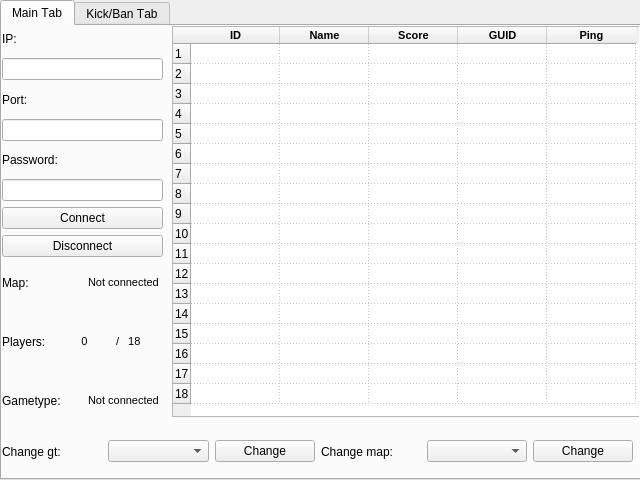
<?xml version="1.0" encoding="UTF-8"?>
<ui version="4.0">
 <class>Form</class>
 <widget class="QWidget" name="Form">
  <property name="geometry">
   <rect>
    <x>0</x>
    <y>0</y>
    <width>640</width>
    <height>480</height>
   </rect>
  </property>
  <property name="sizePolicy">
   <sizepolicy hsizetype="Fixed" vsizetype="Fixed">
    <horstretch>0</horstretch>
    <verstretch>0</verstretch>
   </sizepolicy>
  </property>
  <property name="windowTitle">
   <string>Form</string>
  </property>
  <widget class="QTabWidget" name="tabWidget">
   <property name="geometry">
    <rect>
     <x>0</x>
     <y>0</y>
     <width>641</width>
     <height>480</height>
    </rect>
   </property>
   <property name="font">
    <font>
     <weight>50</weight>
     <bold>false</bold>
     <kerning>false</kerning>
    </font>
   </property>
   <property name="mouseTracking">
    <bool>false</bool>
   </property>
   <property name="currentIndex">
    <number>0</number>
   </property>
   <widget class="QWidget" name="tab_7">
    <attribute name="title">
     <string>Main Tab</string>
    </attribute>
    <widget class="QWidget" name="verticalLayoutWidget_4">
     <property name="geometry">
      <rect>
       <x>0</x>
       <y>410</y>
       <width>631</width>
       <height>31</height>
      </rect>
     </property>
     <layout class="QHBoxLayout" name="horizontalLayout_5">
      <item>
       <layout class="QHBoxLayout" name="horizontalLayout_7">
        <item>
         <widget class="QLabel" name="label_12">
          <property name="text">
           <string>Change gt:</string>
          </property>
         </widget>
        </item>
        <item>
         <widget class="QComboBox" name="listGAMETYPES">
          <property name="sizePolicy">
           <sizepolicy hsizetype="Preferred" vsizetype="Fixed">
            <horstretch>0</horstretch>
            <verstretch>0</verstretch>
           </sizepolicy>
          </property>
         </widget>
        </item>
        <item>
         <widget class="QPushButton" name="pushButtonCHANGEGT">
          <property name="text">
           <string>Change</string>
          </property>
         </widget>
        </item>
       </layout>
      </item>
      <item>
       <layout class="QHBoxLayout" name="horizontalLayout_4">
        <item>
         <widget class="QLabel" name="label_11">
          <property name="text">
           <string>Change map:</string>
          </property>
         </widget>
        </item>
        <item>
         <widget class="QComboBox" name="listMAPS"/>
        </item>
        <item>
         <widget class="QPushButton" name="pushButtonCHANGEMAP">
          <property name="text">
           <string>Change</string>
          </property>
         </widget>
        </item>
       </layout>
      </item>
     </layout>
    </widget>
    <widget class="QWidget" name="verticalLayoutWidget_2">
     <property name="geometry">
      <rect>
       <x>170</x>
       <y>0</y>
       <width>481</width>
       <height>391</height>
      </rect>
     </property>
     <layout class="QVBoxLayout" name="verticalLayout_2">
      <item>
       <widget class="QTableWidget" name="tablePLAYERS">
        <property name="sizePolicy">
         <sizepolicy hsizetype="Expanding" vsizetype="Expanding">
          <horstretch>0</horstretch>
          <verstretch>0</verstretch>
         </sizepolicy>
        </property>
        <property name="editTriggers">
         <set>QAbstractItemView::NoEditTriggers</set>
        </property>
        <property name="selectionMode">
         <enum>QAbstractItemView::NoSelection</enum>
        </property>
        <property name="showGrid">
         <bool>true</bool>
        </property>
        <property name="gridStyle">
         <enum>Qt::DotLine</enum>
        </property>
        <property name="sortingEnabled">
         <bool>false</bool>
        </property>
        <property name="rowCount">
         <number>18</number>
        </property>
        <property name="columnCount">
         <number>5</number>
        </property>
        <attribute name="horizontalHeaderDefaultSectionSize">
         <number>89</number>
        </attribute>
        <attribute name="horizontalHeaderMinimumSectionSize">
         <number>40</number>
        </attribute>
        <attribute name="verticalHeaderDefaultSectionSize">
         <number>20</number>
        </attribute>
        <attribute name="verticalHeaderMinimumSectionSize">
         <number>10</number>
        </attribute>
        <row/>
        <row/>
        <row/>
        <row/>
        <row/>
        <row/>
        <row/>
        <row/>
        <row/>
        <row/>
        <row/>
        <row/>
        <row/>
        <row/>
        <row/>
        <row/>
        <row/>
        <row/>
        <column>
         <property name="text">
          <string>ID</string>
         </property>
         <property name="font">
          <font>
           <pointsize>8</pointsize>
           <weight>75</weight>
           <bold>true</bold>
           <stylestrategy>PreferDefault</stylestrategy>
          </font>
         </property>
        </column>
        <column>
         <property name="text">
          <string>Name</string>
         </property>
         <property name="font">
          <font>
           <pointsize>8</pointsize>
           <weight>75</weight>
           <bold>true</bold>
          </font>
         </property>
        </column>
        <column>
         <property name="text">
          <string>Score</string>
         </property>
         <property name="font">
          <font>
           <pointsize>8</pointsize>
           <weight>75</weight>
           <bold>true</bold>
          </font>
         </property>
        </column>
        <column>
         <property name="text">
          <string>GUID</string>
         </property>
         <property name="font">
          <font>
           <pointsize>8</pointsize>
           <weight>75</weight>
           <bold>true</bold>
          </font>
         </property>
        </column>
        <column>
         <property name="text">
          <string>Ping</string>
         </property>
         <property name="font">
          <font>
           <pointsize>8</pointsize>
           <weight>75</weight>
           <bold>true</bold>
          </font>
         </property>
        </column>
       </widget>
      </item>
     </layout>
    </widget>
    <widget class="QWidget" name="verticalLayoutWidget">
     <property name="geometry">
      <rect>
       <x>0</x>
       <y>0</y>
       <width>161</width>
       <height>231</height>
      </rect>
     </property>
     <layout class="QVBoxLayout" name="verticalLayout">
      <item>
       <widget class="QLabel" name="label">
        <property name="text">
         <string>IP:</string>
        </property>
       </widget>
      </item>
      <item>
       <widget class="QLineEdit" name="lineEditIP"/>
      </item>
      <item>
       <widget class="QLabel" name="label_2">
        <property name="text">
         <string>Port:</string>
        </property>
       </widget>
      </item>
      <item>
       <widget class="QLineEdit" name="lineEditPORT"/>
      </item>
      <item>
       <widget class="QLabel" name="label_3">
        <property name="text">
         <string>Password:</string>
        </property>
       </widget>
      </item>
      <item>
       <widget class="QLineEdit" name="lineEditPSWD">
        <property name="echoMode">
         <enum>QLineEdit::Password</enum>
        </property>
       </widget>
      </item>
      <item>
       <widget class="QPushButton" name="pushButtonCONNECT">
        <property name="text">
         <string>Connect</string>
        </property>
       </widget>
      </item>
      <item>
       <widget class="QPushButton" name="pushButtonDISCONNECT">
        <property name="text">
         <string>Disconnect</string>
        </property>
       </widget>
      </item>
     </layout>
    </widget>
    <widget class="QWidget" name="verticalLayoutWidget_3">
     <property name="geometry">
      <rect>
       <x>0</x>
       <y>230</y>
       <width>165</width>
       <height>171</height>
      </rect>
     </property>
     <layout class="QVBoxLayout" name="verticalLayout_3">
      <item>
       <layout class="QHBoxLayout" name="horizontalLayout">
        <item>
         <widget class="QLabel" name="label_4">
          <property name="text">
           <string>Map:</string>
          </property>
         </widget>
        </item>
        <item>
         <widget class="QLabel" name="labelMAP">
          <property name="font">
           <font>
            <pointsize>8</pointsize>
           </font>
          </property>
          <property name="text">
           <string>Not connected</string>
          </property>
         </widget>
        </item>
       </layout>
      </item>
      <item>
       <layout class="QHBoxLayout" name="horizontalLayout_2">
        <item>
         <widget class="QLabel" name="label_6">
          <property name="text">
           <string>Players: </string>
          </property>
         </widget>
        </item>
        <item>
         <widget class="QLabel" name="labelCOUNT">
          <property name="font">
           <font>
            <pointsize>8</pointsize>
           </font>
          </property>
          <property name="text">
           <string>0</string>
          </property>
          <property name="alignment">
           <set>Qt::AlignCenter</set>
          </property>
         </widget>
        </item>
        <item>
         <widget class="QLabel" name="label_8">
          <property name="font">
           <font>
            <pointsize>8</pointsize>
           </font>
          </property>
          <property name="text">
           <string>/   18</string>
          </property>
         </widget>
        </item>
       </layout>
      </item>
      <item>
       <layout class="QHBoxLayout" name="horizontalLayout_3">
        <item>
         <widget class="QLabel" name="label_9">
          <property name="text">
           <string>Gametype:</string>
          </property>
         </widget>
        </item>
        <item>
         <widget class="QLabel" name="labelGT">
          <property name="font">
           <font>
            <pointsize>8</pointsize>
           </font>
          </property>
          <property name="text">
           <string>Not connected</string>
          </property>
         </widget>
        </item>
       </layout>
      </item>
     </layout>
    </widget>
   </widget>
   <widget class="QWidget" name="tab_8">
    <attribute name="title">
     <string>Kick/Ban Tab</string>
    </attribute>
    <widget class="QListWidget" name="listWidget">
     <property name="geometry">
      <rect>
       <x>0</x>
       <y>0</y>
       <width>181</width>
       <height>451</height>
      </rect>
     </property>
    </widget>
    <widget class="QPushButton" name="buttonKICK">
     <property name="geometry">
      <rect>
       <x>190</x>
       <y>170</y>
       <width>98</width>
       <height>27</height>
      </rect>
     </property>
     <property name="text">
      <string>Kick</string>
     </property>
    </widget>
    <widget class="QPushButton" name="buttonBAN">
     <property name="geometry">
      <rect>
       <x>190</x>
       <y>210</y>
       <width>98</width>
       <height>27</height>
      </rect>
     </property>
     <property name="text">
      <string>Ban</string>
     </property>
    </widget>
    <widget class="QPushButton" name="buttonSAY">
     <property name="geometry">
      <rect>
       <x>190</x>
       <y>250</y>
       <width>98</width>
       <height>27</height>
      </rect>
     </property>
     <property name="text">
      <string>Say</string>
     </property>
    </widget>
    <widget class="QTextEdit" name="textEditSAY">
     <property name="geometry">
      <rect>
       <x>320</x>
       <y>120</y>
       <width>291</width>
       <height>211</height>
      </rect>
     </property>
    </widget>
   </widget>
  </widget>
 </widget>
 <resources/>
 <connections/>
</ui>
